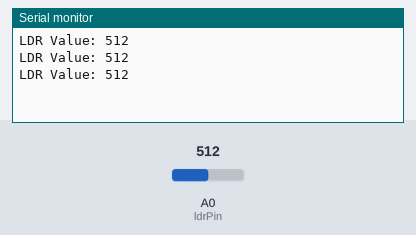
This sketch was run on a simulated Arduino Uno, built with avr-gcc and run on an emulated ATmega328P. Shown: the last lines printed to the serial monitor. The test bench sets the inputs (shaded band); at power-on: A0 (ldrPin) = 512.

Above: at 1.3 s.
1.4 s: A0 (ldrPin) set to 716
At 1.9 s:
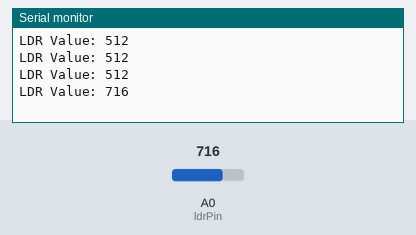
2.9 s: A0 (ldrPin) set to 900
At 3.4 s:
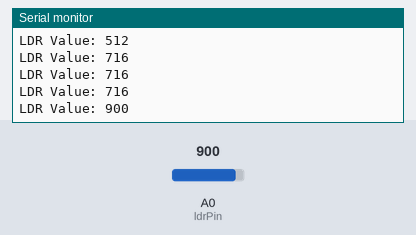
Timing chart, 0 to 5.9 s (numbered marks = the images above; inputs shaded):
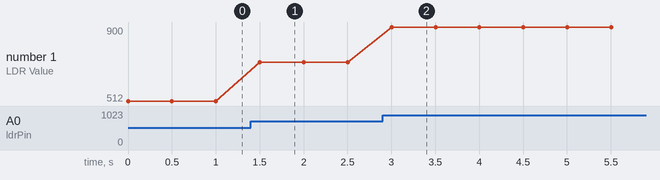

Measured:
- after the input at 1.4 s, the serial monitor: prints a new line after 0.10 s (image 1)
- after the input at 2.9 s, the serial monitor: prints a new line after 0.10 s (image 2)
- plotted number 1: 512 → 716 after the input at 1.4 s, 716 → 900 after the input at 2.9 s

The sketch:

ldr-analog-values.ino
```cpp
int ldrPin = A0;

void setup() {
  Serial.begin(9600);
}

void loop() {
  int value = analogRead(ldrPin);

  Serial.print("LDR Value: ");
  Serial.println(value);

  delay(500);
}
```
